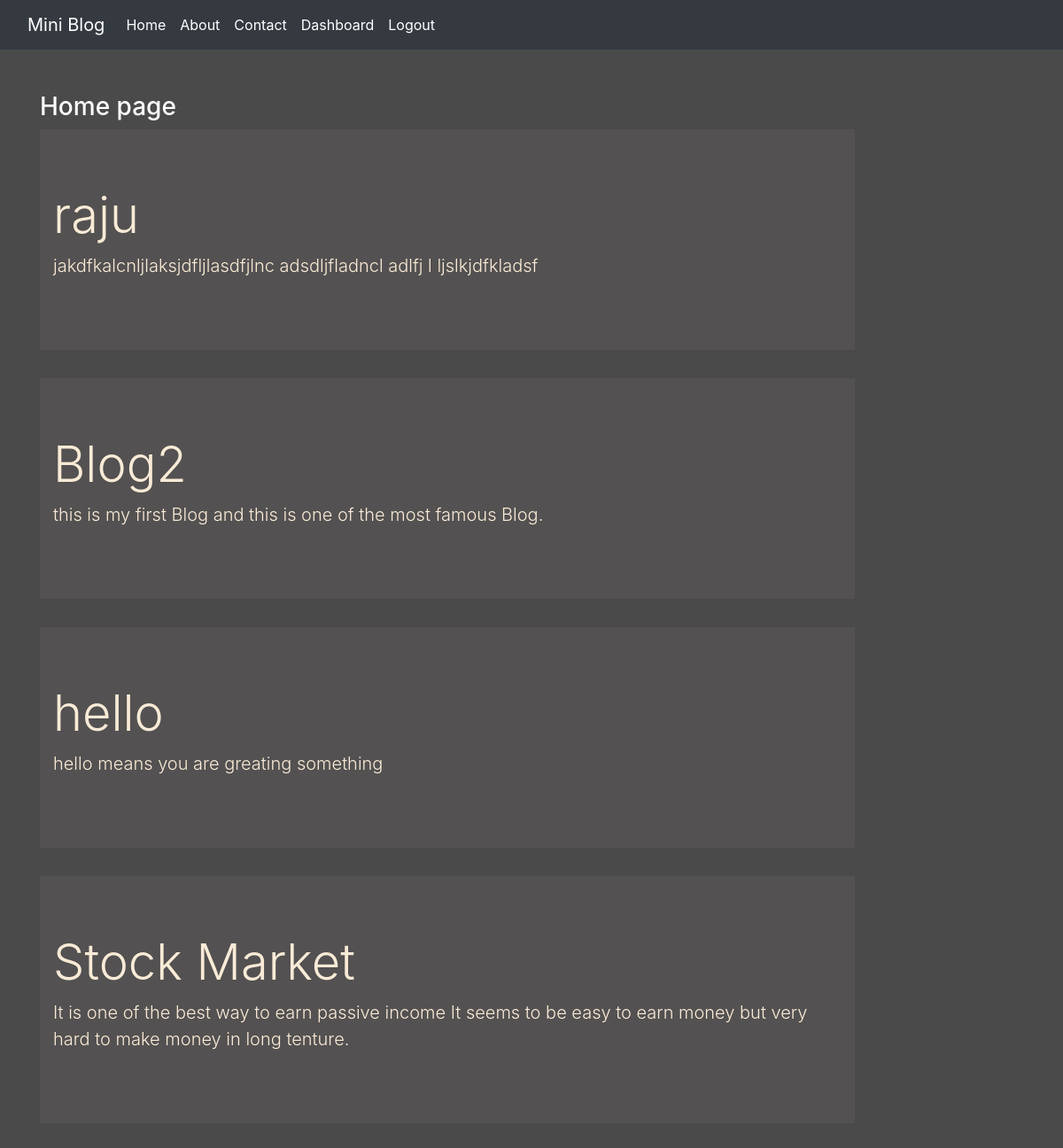
The app's page / (signed in) with its own data.
### app/models.py (models this page shows)
class Post(models.Model):
    title = models.CharField(max_length=150)
    desc = models.TextField()

### app/views.py (the view)
# urls.py: path('', views.home,name="home"),
def home(request):
    posts = Post.objects.all();
    return render(request,'app/home.html',{'posts':posts})

### app/templates/app/home.html
{% extends 'app/base.html' %}
{% load static %}
{% block content %}
<div class="col-sm-10 my-5">
    <h3 class="text-white">Home page</h3>
    {% for post in posts %}
    <div class="jumbotron jumbotron-fluid jumbo-color">
      <div class="container">
        <h1 class="display-4">{{post.title}}</h1>
        <p class="lead">{{post.desc}}</p>
      </div>
    </div>
    {% endfor %}
</div>
{% endblock content %}

### app/static/app/css/style1.css (style rules this page uses)
body { background-color:rgb(75,74,74); color : antiquewhite }
.jumbo-color { background-color: rgb(83,81,81); }

### records on screen
Post: title "raju", desc "jakdfkalcnljlaksjdfljlasdfjlnc adsdljfladncl adlfj l ljslkjdfkladsf"
Post: title "Blog2", desc "this is my first Blog and this is one of the most famous Blog."
Post: title "hello", desc "hello means you are greating something"
Post: title "Stock Market", desc "It is one of the best way to earn passive income It seems to be easy to earn money but very hard to make money in long tenture."
